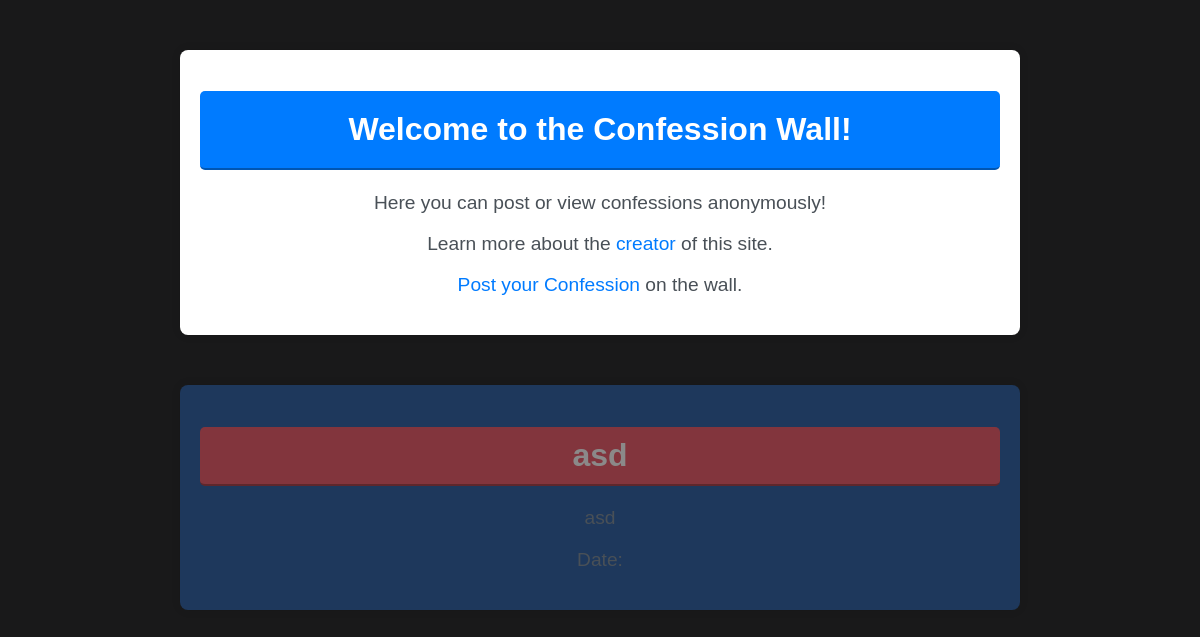
Before: / with the older database file.
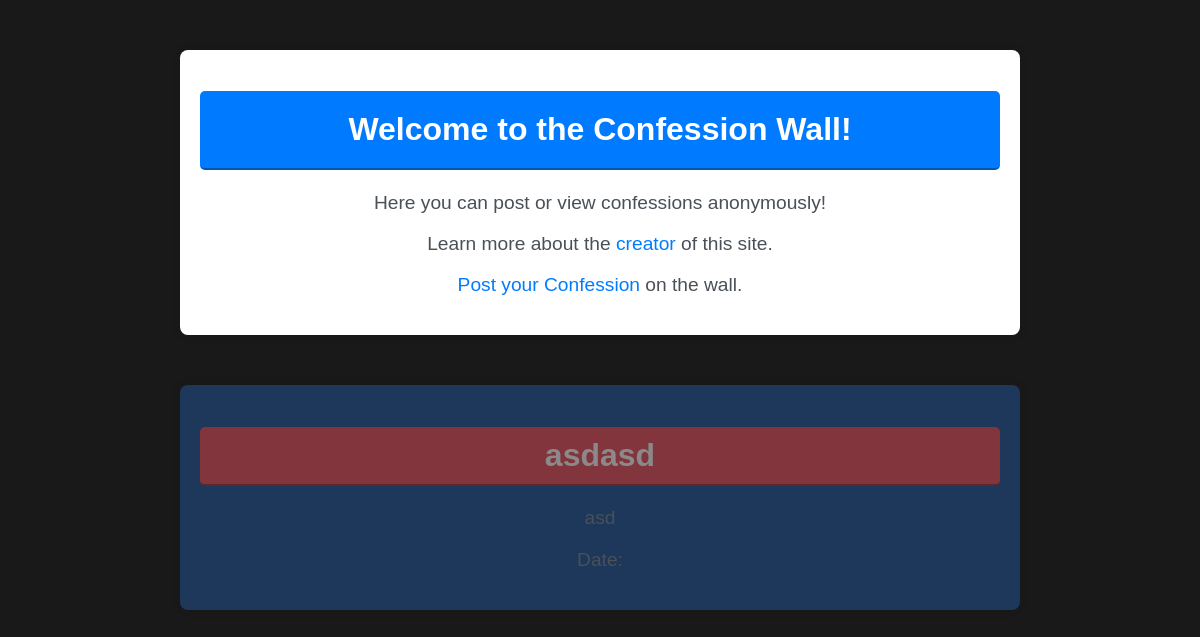
After: the same page with the newer database file.
### tables this page shows
CREATE TABLE confessions (
                id INTEGER PRIMARY KEY AUTOINCREMENT,
                title TEXT NOT NULL,
                confession TEXT NOT NULL,
                password TEXT NOT NULL, 
                date DATE NOT NULL
            );

### main.py (the view)
@app.route('/home', methods=['GET'])
@app.route('/', methods=['GET'])
def home():
    try:
        confessions = sqlite3.connect("database.db")
        cursor = confessions.cursor()
        cursor.execute('SELECT * FROM confessions')
        data = cursor.fetchall()
        confessions.commit()
    except sqlite3.Error as e:
        print(f"\033[91mAn error occurred:\033[00m {e} ")
        init_db()
    finally:
        if confessions:
            confessions.close()
    return render_template('index.html', data=data)

### templates/index.html (shortened to what this page needs)
<!DOCTYPE html>
<html lang="en">
<head>
    <link rel="stylesheet" href="{{ url_for('static', filename='styles.css') }}">
</head>
<body>
    <div class="container">
        <h1>Welcome to the Confession Wall!</h1>
        <p>Here you can post or view confessions anonymously!</p>
        <p>Learn more about the <a href="AboutMe">creator</a> of this site.</p>
        <p><a href="PostYourConfession">Post your Confession </a> on the wall.</p>
    </div>
    {% for item in data[::-1] %}
        <div class="confession_container">
            <h1 class="confession_h1">{{ item[1] }}</h1>
            <p>{{ item[2] }}</p>
            <p>Date: {{ item.date }}</p>
        </div>
    {% endfor %}
</body>
</html>

### static/styles.css (style rules this page uses)
body { font-family: Arial, sans-serif; background-color: #19191a; margin: 0; padding: 0; color: #212529; }
h1 { color: #ffffff; text-align: center; padding: 20px; background-color: #007bff; border-bottom: 2px solid #0056b3; border-radius: 5px; }
p { text-align: center; font-size: 1.2em; color: #495057; }
.container { max-width: 800px; margin: 0 auto; padding: 20px; background-color: #ffffff; box-shadow: 0 0 10px rgba(0, 0, 0, 0.1); border-radius: 8px; margin-top: 50px; }
.confession_container { max-width: 800px; margin: 0 auto; padding: 20px; background-color: #1E385C; box-shadow: 0 0 10px rgba(0, 0, 0, 0.1); border-radius: 8px; margin-top: 50px; overflow: hidden; word-wrap: break-word; transition: transform 0.3s ease-in-out; }
.confession_h1 { color: #8b8989; text-align: center; padding: 10px; background-color: #82353D; border-bottom: 2px solid #5e272c; border-radius: 5px; }
a { color: #007bff; text-decoration: none; }

Changed rows visible on the page:
removed confessions: title "asd", confession "asd"
added confessions: title "asdasd", confession "asd"
